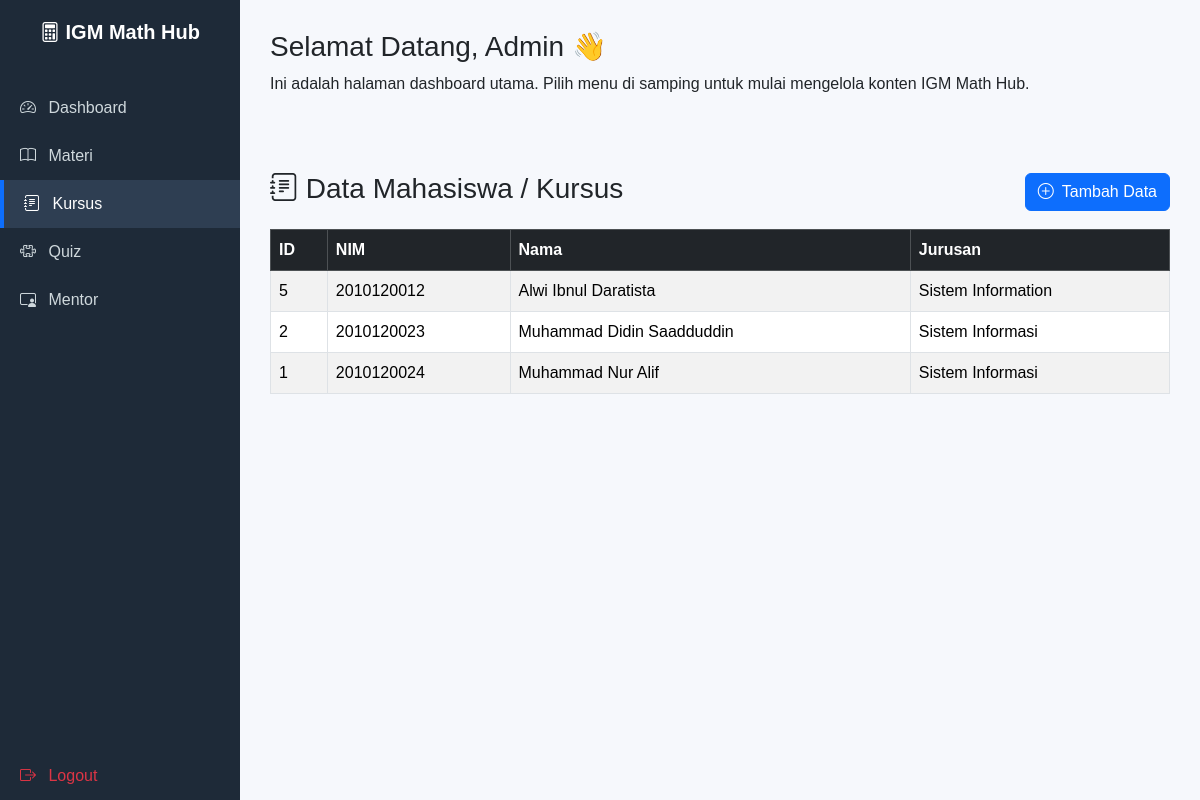
Page /app/admin/kursus.php on the committed database.
### tables this page shows
CREATE TABLE `mahasiswa` (
  `id` int(11) NOT NULL,
  `nim` int(11) NOT NULL,
  `nama` varchar(225) NOT NULL,
  `jurusan` varchar(255) NOT NULL
);

### app/admin/kursus.php (the view, shortened to what this page needs)
<?php
include 'header.php';
?>
<div class="content">
    <div class="d-flex justify-content-between align-items-center mb-3">
    <h3><i class="bi bi-journal-text"></i> Data Mahasiswa / Kursus</h3>
    <a href="materi_tambah.php" class="btn btn-primary">
        <i class="bi bi-plus-circle me-1"></i> Tambah Data
        </a>
    </div>
  <table class="table table-bordered mt-3 table-striped">
    <thead class="table-dark">
      <tr>
        <th>ID</th>
        <th>NIM</th>
        <th>Nama</th>
        <th>Jurusan</th>
      </tr>
    </thead>
    <tbody>
      <?php
      $result = mysqli_query($conn, "SELECT * FROM mahasiswa ORDER BY id DESC");
      while($row = mysqli_fetch_assoc($result)):
      ?>
      <tr>
        <td><?= $row['id'] ?></td>
        <td><?= $row['nim'] ?></td>
        <td><?= $row['nama'] ?></td>
        <td><?= $row['jurusan'] ?></td>
      </tr>
      <?php endwhile; ?>
    </tbody>
  </table>
</div>
</body>
</html>

### app/admin/header.php (style rules this page uses)
body { font-family: 'Poppins', sans-serif; background-color: #f6f8fc; }
.content { margin-left: 240px; padding: 30px; }

### rows in the picture
mahasiswa: id "5", nim "2010120012", nama "Alwi Ibnul Daratista", jurusan "Sistem Information"
mahasiswa: id "2", nim "2010120023", nama "Muhammad Didin Saadduddin", jurusan "Sistem Informasi"
mahasiswa: id "1", nim "2010120024", nama "Muhammad Nur Alif", jurusan "Sistem Informasi"
